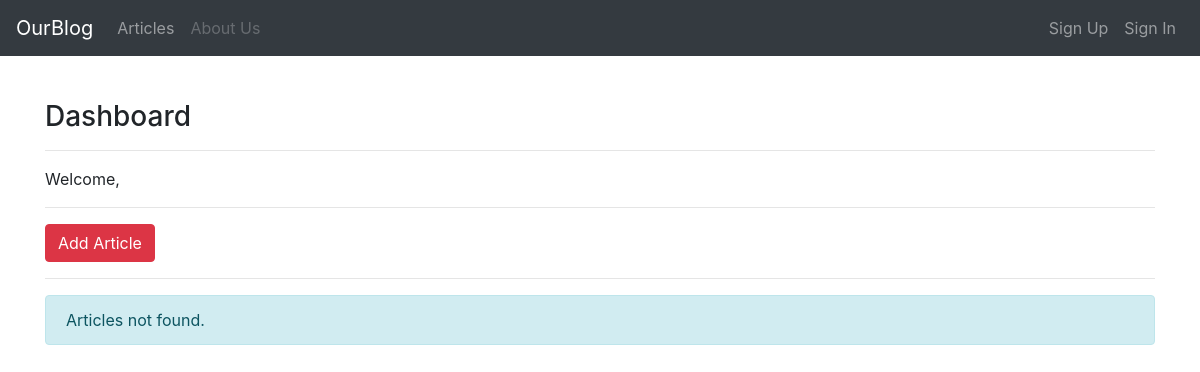
Page /articles/dashboard/ on the earlier database version.
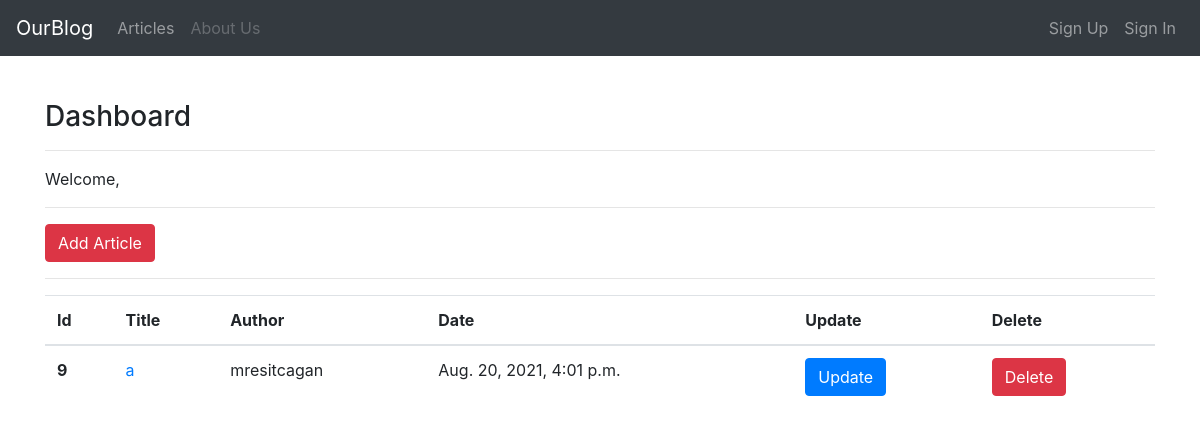
Same page on the later database version.
### article/models.py (models this page shows, shortened)
class Article(models.Model):
    author = models.ForeignKey("auth.User", on_delete=models.CASCADE)
    title = models.CharField(max_length=50)
    content = RichTextField()
    created_date = models.DateTimeField(auto_now_add=True)
    article_image = models.FileField(blank= True, null=True, verbose_name="add image to article")

### article/views.py (the view)
# urls.py: path('dashboard/', views.dashboard, name="dashboard"),
def dashboard(request):
    articles = Article.objects.filter()
    context = {
        "articles" : articles
    }
    return render(request, "dashboard.html", context)

### templates/dashboard.html
{% extends "layout.html" %}
{% block body %}
    <h3>Dashboard</h3>
    <hr>
    <p>Welcome, {{ request.user.username }}</p>
    <hr>
    <a href="/articles/addArticle" class="btn btn-danger">Add Article</a>
    <hr>
    {% if articles %}
        <table class="table">
          <thead>
            <tr>
              <th scope="col">Id</th>
              <th scope="col">Title</th>
              <th scope="col">Author</th>
              <th scope="col">Date</th>
              <th scope="col">Update</th>
              <th scope="col">Delete</th>
            </tr>
          </thead>
          <tbody>
              {% for article in articles  %}
                  <tr>
                      <th scope="row">{{ article.id }}</th>
                      <td><a href="/articles/article/{{ article.id }}">{{ article.title }}</a></td>
                      <td>{{ article.author }}</td>
                      <td>{{ article.created_date }}</td>
                      <td><a href="articles/update/{{ article.id }}" class="btn btn-primary">Update</a></td>
                      <td><a href="articles/delete/{{ article.id }}" class="btn btn-danger">Delete</a></td>
                </tr>
              {% endfor %}
          </tbody>
        </table>
    {% else %}
        <div class="alert alert-info">
            Articles not found.
        </div>
    {% endif %}
{% endblock body %}

### templates/layout.html (shortened to what this page needs)
<!DOCTYPE html>
{% load static %}
<html lang="en">
<head>
    <link rel="stylesheet" href="https://maxcdn.bootstrapcdn.com/bootstrap/4.0.0/css/bootstrap.min.css">    <title>OurBlog</title>
</head>
<body>
    {% include "includes/navbar.html" %}
    <div style="margin-top: 100px;" class="container">
        {% block body %}
        {% endblock body %}
    </div>
</body>
</html>

### templates/includes/navbar.html (shortened to what this page needs)
<nav class="navbar navbar-expand-md navbar-dark fixed-top bg-dark">
      <a class="navbar-brand" href="/">OurBlog</a>
      <div class="collapse navbar-collapse" id="navbarCollapse">
        <ul class="navbar-nav mr-auto">
          <li class="nav-item">
            <a class="nav-link" href="/articles">Articles</a>
          </li>
          <li class="nav-item">
            <a class="nav-link disabled" href="/about">About Us</a>
          </li>
        </ul>
        <ul class="navbar-nav ml-auto">
            {% if request.user.is_authenticated %}
                <li class="nav-item">
                    <a class="nav-link" href="/articles/dashboard">Dashboard</a>
                </li>
                <li class="nav-item">
                    <a class="nav-link" href="/user/signOut">Sign Out</a>
                </li>
            {% else %}
                <li class="nav-item">
                    <a class="nav-link" href="/user/signUp">Sign Up</a>
                </li>
                <li class="nav-item">
                    <a class="nav-link" href="/user/signIn">Sign In</a>
                </li>
            {% endif %}
        </ul>
      </div>
    </nav>

Differences in the rows shown:
added Article: id "9", title "a", author "mresitcagan", created_date "Aug. 20, 2021, 4:01 p.m."
Other differences:
text no longer shown: "Articles not found."
text now shown: "Id Title Author Date Update Delete"
